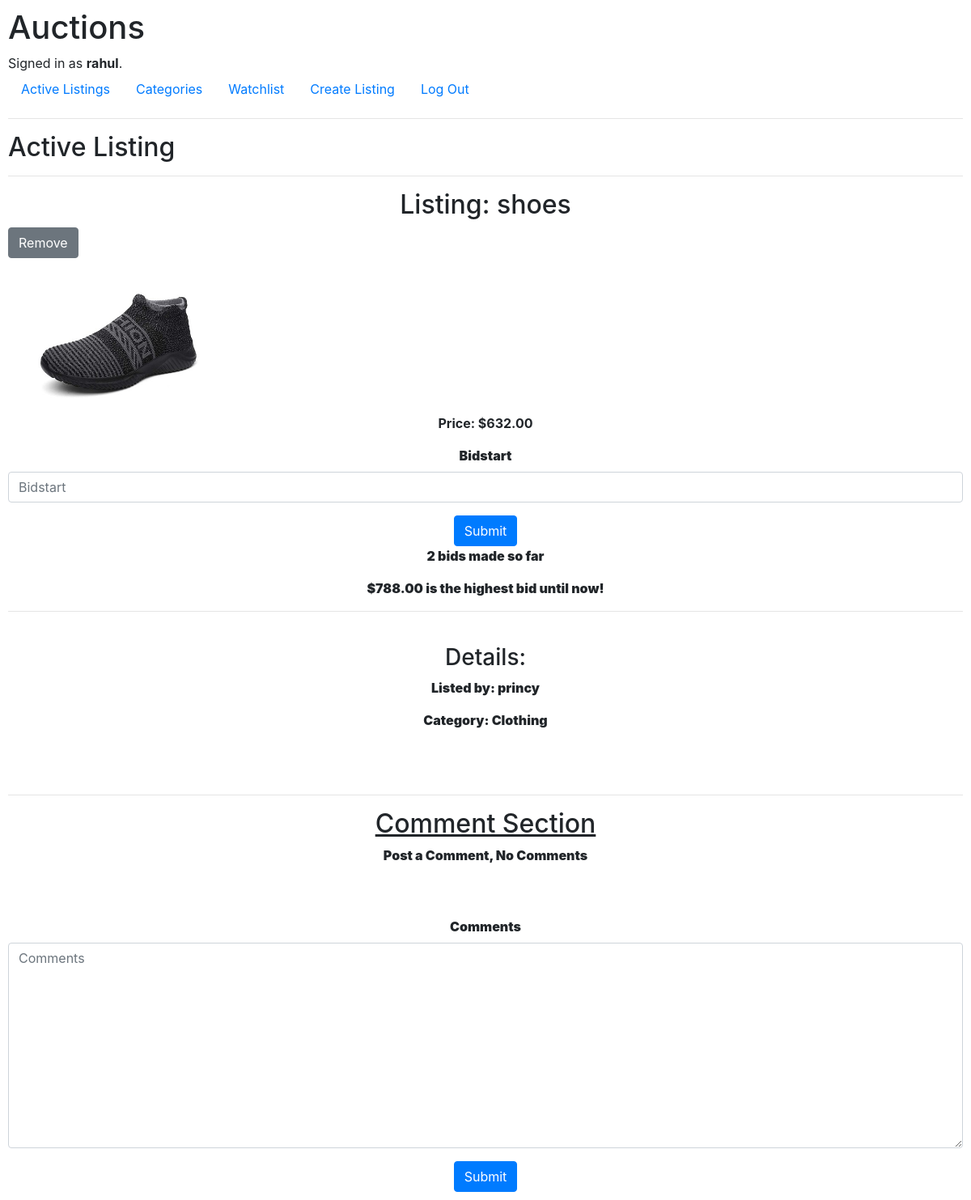
The app's page /listings/25/ (signed in) with its own data.
### auctions/models.py (models this page shows, shortened)
class User(AbstractUser):
     pass

class Listings(models.Model):
    CategoryType = models.TextChoices('CategoryType', 'Electronics Clothing Education Digital')
    listing_owner=models.ForeignKey(settings.AUTH_USER_MODEL,
        on_delete=models.CASCADE, null=True)
    listing_title=models.CharField(max_length=100,unique=True)
    listing_image=models.ImageField(null=True,blank=True)
    listing_price=models.DecimalField(max_digits=5,decimal_places=2)
    listing_category=models.CharField(blank=True,choices=CategoryType.choices, max_length=200)
    created_at=models.DateTimeField(auto_now_add=True)
    def __str__(self):
        return self.listing_title
    @property
    def imageURL(self):
        try:
            url=self.listing_image.url
        except:
            url=''
        return url

class Bid(models.Model):
    bidder=models.ForeignKey(User,on_delete=models.CASCADE,null=True)
    bidding=models.ForeignKey(Listings,on_delete=models.CASCADE, null=True)
    bidstart=models.DecimalField(max_digits=5,decimal_places=2)

### auctions/views.py (the view, shortened to what this page needs)
# urls.py: path("listings/<int:item_id>/",views.listing,name="listing"),
@login_required
def listing(request,item_id):
    listing=Listings.objects.get(pk=item_id)
    watchlistform=WatchListForm()
    bids=Bid.objects.all()
    i=0
    for bid in bids:
       if str(bid.bidding)==listing.listing_title:
           i+=1
    if str(request.user)==str(listing.listing_owner):
        j=1
    else:
        j=0
    BidItems=Bid.objects.all()
    biditems=[]
    for bidone in BidItems:
            if  str(bidone.bidding)==listing.listing_title:
                bid_item=bidone
                biditems.append(bid_item)
    bidlen=len(biditems)-1
    if bidlen ==-1:
        HighestBidMade=0
        HighestBidder=None
        flag=False
    else:
        HighestBidMade=biditems[bidlen].bidstart
        HighestBidder=biditems[bidlen].bidder
        flag=True
    print(HighestBidder)
    print(listing.id)
    comments=Comments.objects.all()
    comment_all=[]
    for comment in comments:
        if str(comment.listing_comment)==listing.listing_title:
            comment_all.append(comment)
        else:
            pass
    len_of_comments=len(comment_all)
    if request.method=='POST' and 'bid' in request.POST:
        if flag:
            if float(request.POST['bidstart']) < biditems[bidlen].bidstart:
                  return render(request,"auctions/lessthanpreviousbids.html")
            else:
                pass
    if request.method !='POST':
        form= BidForm()
    if request.method !='POST':
        comment= CommentForm()
    if request.method !='POST':
       pass
    watchlistitem=WatchList.objects.all()
    listingsitem=[]
    for listingone in watchlistitem:
        if request.user==listingone.watchlist_owner:
            listing_item=listingone.watchlist_listing
            listingsitem.append(listing_item)
    key=0
    for userwatchlist in listingsitem:
        if listing.listing_title==userwatchlist.listing_title:
            key= 1
        else:
            pass
    BidItems=Bid.objects.all()
    biditems=[]
    for bidone in BidItems:
        if  str(bidone.bidding)==listing.listing_title:
            bid_item=bidone
            biditems.append(bid_item)
    context={'listing':listing,'no_of_bids':i,'j':j,"comments":comment_all,'len':len_of_comments,
    'form':form,'commentForm':comment,'watchlistform':watchlistform,
    'key':key,'highestbid':HighestBidMade,'flag':flag,'highestbidder':HighestBidder}
    return render(request,"auctions/listing.html",context)

### auctions/forms.py
class BidForm(forms.ModelForm):
    class Meta:
        model=Bid
        fields=['bidstart']

class CommentForm(forms.ModelForm):
    class Meta:
        model=Comments
        fields=['comments']

### auctions/templates/auctions/listing.html (shortened to what this page needs)
{% extends "auctions/layout.html" %}
{% load static %}
{% load bootstrap4 %}
{% block body %}
<h2>Active Listing</h2>
<hr>
<h2 style="text-align: center;">Listing: {{listing.listing_title}}</h2>
{% if key == 1 %}
    {% buttons %}
        <a href="{% url 'remove' listing.id %}"><button name="watchlistbutton" type="submit" class="btn btn-secondary">Remove</button></a>
    {% endbuttons %}
    <br>
    <br>
{% endif %}
<img style="display: flex;" width=300px; height:300px; src="{{listing.imageURL}}" alt="My image">
<strong style="text-align: center;"><p>Price: ${{listing.listing_price}}</p><strong>
<form action="{% url 'listing' listing.id %}" method="post" class="form">
   {% for field in form %}
    {% bootstrap_field field %}
   {% endfor %}
    {% buttons %}
        <button  name="bid" type="submit" class="btn btn-primary">Submit</button>
    {% endbuttons %}
</form>
<p>{{no_of_bids}} bids made so far</p>
{% if flag == True %}
  <p>${{highestbid}} is the highest bid until now!</p>
{% endif %}
<hr>
<br>
<h3>Details:</h3>
<strong style="text-align: center;"><p>Listed by: {{listing.listing_owner}}</p><strong>
<strong style="text-align: center;"><p>Category: {{listing.listing_category}}</p><strong>
<br>
<br>
<hr>
<h2 style="text-decoration:underline;"> Comment Section</h2>
{%if len == 0 %}
  <p>Post a Comment, No Comments</p>
{%  endif %}
<br>
<br>
<form action="{% url 'listing' listing.id %}" method="post" class="form">
    {% bootstrap_form commentForm %}
    {% buttons %}
        <button name="comment" type="submit" class="btn btn-primary">Submit</button>
    {% endbuttons %}
</form>
{% endblock %}

### auctions/templates/auctions/layout.html (shortened to what this page needs)
{% load static %}
<!DOCTYPE html>
<html lang="en">
    <head>
        <link rel="stylesheet" href="https://stackpath.bootstrapcdn.com/bootstrap/4.4.1/css/bootstrap.min.css">
        <link href="{% static 'auctions/styles.css' %}" rel="stylesheet">
    </head>
    <body>
        <h1>Auctions</h1>
        <div>
            {% if user.is_authenticated %}
                Signed in as <strong>{{ user.username }}</strong>.
            {% else %}
                Not signed in.
            {% endif %}
        </div>
        <ul class="nav">
            <li class="nav-item">
                <a class="nav-link" href="{% url 'index' %}">Active Listings</a>
            </li>
            {% if user.is_authenticated %}
                <li class="nav-item">
                    <a class="nav-link" href="{% url 'categories'%}">Categories</a>
                </li>
                <li class="nav-item">
                    <a class="nav-link" href="{% url 'watchlist'%}">Watchlist</a>
                </li>
                <li class="nav-item">
                    <a class="nav-link" href="{% url 'create_listing'%}">Create Listing</a>
                </li>
                <li class="nav-item">
                    <a class="nav-link" href="{% url 'logout' %}">Log Out</a>
                </li>
            {% endif %}
        </ul>
        <hr>
        {% block body %}
        {% endblock %}
    </body>
</html>

### auctions/static/auctions/styles.css (style rules this page uses)
body { padding: 10px; }

### records on screen
User: username "rahul"
Listings: listing_title "shoes", imageURL (picture), listing_price "632.00", listing_owner "princy", listing_category "Clothing"
Bid: bidstart "788.00"

### other values on screen
{{ no_of_bids }} "2"
